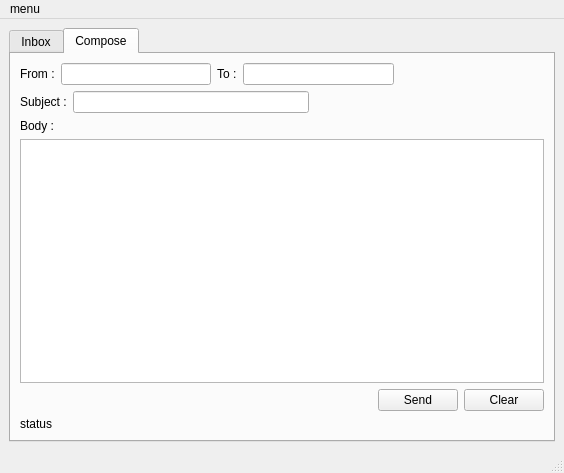
<?xml version="1.0" encoding="UTF-8"?>
<ui version="4.0">
 <class>MainWindow</class>
 <widget class="QMainWindow" name="MainWindow">
  <property name="geometry">
   <rect>
    <x>0</x>
    <y>0</y>
    <width>564</width>
    <height>473</height>
   </rect>
  </property>
  <property name="windowTitle">
   <string>Email-clienet</string>
  </property>
  <widget class="QWidget" name="centralwidget">
   <layout class="QGridLayout" name="gridLayout">
    <item row="0" column="0">
     <widget class="QTabWidget" name="tabWidget">
      <property name="currentIndex">
       <number>1</number>
      </property>
      <widget class="QWidget" name="tab1">
       <attribute name="title">
        <string>Inbox</string>
       </attribute>
       <layout class="QGridLayout" name="gridLayout_2">
        <item row="1" column="0">
         <widget class="QSplitter" name="splitter">
          <property name="orientation">
           <enum>Qt::Horizontal</enum>
          </property>
         </widget>
        </item>
        <item row="0" column="0">
         <layout class="QVBoxLayout" name="verticalLayout_5">
          <item>
           <layout class="QHBoxLayout" name="horizontalLayout_5">
            <item>
             <spacer name="horizontalSpacer_4">
              <property name="orientation">
               <enum>Qt::Horizontal</enum>
              </property>
              <property name="sizeHint" stdset="0">
               <size>
                <width>40</width>
                <height>20</height>
               </size>
              </property>
             </spacer>
            </item>
            <item>
             <widget class="QPushButton" name="inbox_remove_button">
              <property name="text">
               <string>Remove</string>
              </property>
             </widget>
            </item>
            <item>
             <widget class="QPushButton" name="inbox_refresh_button">
              <property name="text">
               <string>Refresh</string>
              </property>
             </widget>
            </item>
           </layout>
          </item>
          <item>
           <layout class="QHBoxLayout" name="horizontalLayout_3">
            <item>
             <widget class="QTableView" name="inbox_mails_tableView">
              <property name="sizePolicy">
               <sizepolicy hsizetype="Expanding" vsizetype="Expanding">
                <horstretch>0</horstretch>
                <verstretch>0</verstretch>
               </sizepolicy>
              </property>
              <property name="selectionMode">
               <enum>QAbstractItemView::SingleSelection</enum>
              </property>
              <property name="selectionBehavior">
               <enum>QAbstractItemView::SelectRows</enum>
              </property>
              <property name="textElideMode">
               <enum>Qt::ElideLeft</enum>
              </property>
             </widget>
            </item>
            <item>
             <layout class="QVBoxLayout" name="verticalLayout_8">
              <item>
               <layout class="QHBoxLayout" name="horizontalLayout_6">
                <item>
                 <widget class="QLabel" name="label_6">
                  <property name="text">
                   <string>From :</string>
                  </property>
                 </widget>
                </item>
                <item>
                 <widget class="QLineEdit" name="inbox_from_lineEdit">
                  <property name="readOnly">
                   <bool>true</bool>
                  </property>
                 </widget>
                </item>
               </layout>
              </item>
              <item>
               <layout class="QHBoxLayout" name="horizontalLayout_7">
                <item>
                 <widget class="QLabel" name="label_7">
                  <property name="text">
                   <string>To :</string>
                  </property>
                 </widget>
                </item>
                <item>
                 <widget class="QLineEdit" name="inbox_to_lineEdit">
                  <property name="readOnly">
                   <bool>true</bool>
                  </property>
                 </widget>
                </item>
               </layout>
              </item>
              <item>
               <layout class="QHBoxLayout" name="horizontalLayout_8">
                <item>
                 <widget class="QLabel" name="label_8">
                  <property name="text">
                   <string>Subject :</string>
                  </property>
                 </widget>
                </item>
                <item>
                 <widget class="QLineEdit" name="inbox_subject_lineEdit">
                  <property name="readOnly">
                   <bool>true</bool>
                  </property>
                 </widget>
                </item>
               </layout>
              </item>
              <item>
               <widget class="QTextEdit" name="inbox_body_textEdit">
                <property name="sizePolicy">
                 <sizepolicy hsizetype="Expanding" vsizetype="Expanding">
                  <horstretch>1</horstretch>
                  <verstretch>0</verstretch>
                 </sizepolicy>
                </property>
                <property name="readOnly">
                 <bool>true</bool>
                </property>
               </widget>
              </item>
             </layout>
            </item>
           </layout>
          </item>
         </layout>
        </item>
       </layout>
      </widget>
      <widget class="QWidget" name="tab2">
       <attribute name="title">
        <string>Compose</string>
       </attribute>
       <layout class="QVBoxLayout" name="verticalLayout_2">
        <item>
         <layout class="QHBoxLayout" name="horizontalLayout">
          <item>
           <widget class="QLabel" name="label">
            <property name="text">
             <string>From :</string>
            </property>
           </widget>
          </item>
          <item>
           <widget class="QLineEdit" name="compose_from_lineEdit"/>
          </item>
          <item>
           <widget class="QLabel" name="label_2">
            <property name="text">
             <string>To :</string>
            </property>
           </widget>
          </item>
          <item>
           <widget class="QLineEdit" name="compose_to_lineEdit"/>
          </item>
          <item>
           <spacer name="horizontalSpacer">
            <property name="orientation">
             <enum>Qt::Horizontal</enum>
            </property>
            <property name="sizeHint" stdset="0">
             <size>
              <width>40</width>
              <height>20</height>
             </size>
            </property>
           </spacer>
          </item>
         </layout>
        </item>
        <item>
         <layout class="QHBoxLayout" name="horizontalLayout_2">
          <item>
           <widget class="QLabel" name="label_3">
            <property name="text">
             <string>Subject :</string>
            </property>
           </widget>
          </item>
          <item>
           <widget class="QLineEdit" name="compose_subject_lineEdit"/>
          </item>
          <item>
           <spacer name="horizontalSpacer_2">
            <property name="orientation">
             <enum>Qt::Horizontal</enum>
            </property>
            <property name="sizeHint" stdset="0">
             <size>
              <width>40</width>
              <height>20</height>
             </size>
            </property>
           </spacer>
          </item>
         </layout>
        </item>
        <item>
         <layout class="QVBoxLayout" name="verticalLayout">
          <item>
           <widget class="QLabel" name="label_4">
            <property name="text">
             <string>Body :</string>
            </property>
           </widget>
          </item>
          <item>
           <widget class="QTextEdit" name="compose_body_textEdit"/>
          </item>
         </layout>
        </item>
        <item>
         <layout class="QHBoxLayout" name="horizontalLayout_4">
          <item>
           <spacer name="horizontalSpacer_3">
            <property name="orientation">
             <enum>Qt::Horizontal</enum>
            </property>
            <property name="sizeHint" stdset="0">
             <size>
              <width>40</width>
              <height>20</height>
             </size>
            </property>
           </spacer>
          </item>
          <item>
           <widget class="QPushButton" name="compose_send_button">
            <property name="text">
             <string>Send</string>
            </property>
           </widget>
          </item>
          <item>
           <widget class="QPushButton" name="compose_clear_button">
            <property name="text">
             <string>Clear</string>
            </property>
           </widget>
          </item>
         </layout>
        </item>
        <item>
         <layout class="QVBoxLayout" name="verticalLayout_3">
          <item>
           <widget class="QLabel" name="compose_status_label">
            <property name="text">
             <string>status</string>
            </property>
           </widget>
          </item>
         </layout>
        </item>
       </layout>
      </widget>
     </widget>
    </item>
   </layout>
  </widget>
  <widget class="QMenuBar" name="menubar">
   <property name="geometry">
    <rect>
     <x>0</x>
     <y>0</y>
     <width>564</width>
     <height>27</height>
    </rect>
   </property>
   <widget class="QMenu" name="menuAlskgh">
    <property name="title">
     <string>menu</string>
    </property>
    <addaction name="separator"/>
    <addaction name="actionSetting"/>
    <addaction name="actionExit"/>
   </widget>
   <addaction name="menuAlskgh"/>
  </widget>
  <widget class="QStatusBar" name="statusbar"/>
  <action name="actionSetting">
   <property name="text">
    <string>Setting</string>
   </property>
  </action>
  <action name="actionExit">
   <property name="text">
    <string>Exit</string>
   </property>
  </action>
 </widget>
 <tabstops>
  <tabstop>compose_from_lineEdit</tabstop>
  <tabstop>compose_to_lineEdit</tabstop>
  <tabstop>compose_subject_lineEdit</tabstop>
  <tabstop>compose_body_textEdit</tabstop>
  <tabstop>compose_send_button</tabstop>
  <tabstop>compose_clear_button</tabstop>
  <tabstop>tabWidget</tabstop>
  <tabstop>inbox_body_textEdit</tabstop>
  <tabstop>inbox_mails_tableView</tabstop>
  <tabstop>inbox_from_lineEdit</tabstop>
  <tabstop>inbox_to_lineEdit</tabstop>
  <tabstop>inbox_subject_lineEdit</tabstop>
  <tabstop>inbox_refresh_button</tabstop>
  <tabstop>inbox_remove_button</tabstop>
 </tabstops>
 <resources/>
 <connections>
  <connection>
   <sender>inbox_refresh_button</sender>
   <signal>clicked()</signal>
   <receiver>MainWindow</receiver>
   <slot>inbox_refresh_button_click()</slot>
   <hints>
    <hint type="sourcelabel">
     <x>541</x>
     <y>104</y>
    </hint>
    <hint type="destinationlabel">
     <x>649</x>
     <y>-9</y>
    </hint>
   </hints>
  </connection>
  <connection>
   <sender>inbox_remove_button</sender>
   <signal>clicked()</signal>
   <receiver>MainWindow</receiver>
   <slot>inbox_remove_button_click()</slot>
   <hints>
    <hint type="sourcelabel">
     <x>450</x>
     <y>104</y>
    </hint>
    <hint type="destinationlabel">
     <x>702</x>
     <y>-14</y>
    </hint>
   </hints>
  </connection>
  <connection>
   <sender>compose_send_button</sender>
   <signal>clicked()</signal>
   <receiver>MainWindow</receiver>
   <slot>compose_send_button_click()</slot>
   <hints>
    <hint type="sourcelabel">
     <x>119</x>
     <y>117</y>
    </hint>
    <hint type="destinationlabel">
     <x>663</x>
     <y>-3</y>
    </hint>
   </hints>
  </connection>
  <connection>
   <sender>compose_clear_button</sender>
   <signal>clicked()</signal>
   <receiver>MainWindow</receiver>
   <slot>compose_clear_button_click()</slot>
   <hints>
    <hint type="sourcelabel">
     <x>119</x>
     <y>117</y>
    </hint>
    <hint type="destinationlabel">
     <x>747</x>
     <y>-14</y>
    </hint>
   </hints>
  </connection>
  <connection>
   <sender>inbox_mails_tableView</sender>
   <signal>clicked(QModelIndex)</signal>
   <receiver>MainWindow</receiver>
   <slot>inbox_listView_click(QModelIndex)</slot>
   <hints>
    <hint type="sourcelabel">
     <x>216</x>
     <y>147</y>
    </hint>
    <hint type="destinationlabel">
     <x>244</x>
     <y>-10</y>
    </hint>
   </hints>
  </connection>
 </connections>
 <slots>
  <slot>inbox_refresh_button_click()</slot>
  <slot>inbox_remove_button_click()</slot>
  <slot>inbox_listView_click(QModelIndex)</slot>
  <slot>compose_send_button_click()</slot>
  <slot>compose_clear_button_click()</slot>
  <slot>setting_menu_click()</slot>
  <slot>exit_menu_click()</slot>
 </slots>
</ui>
